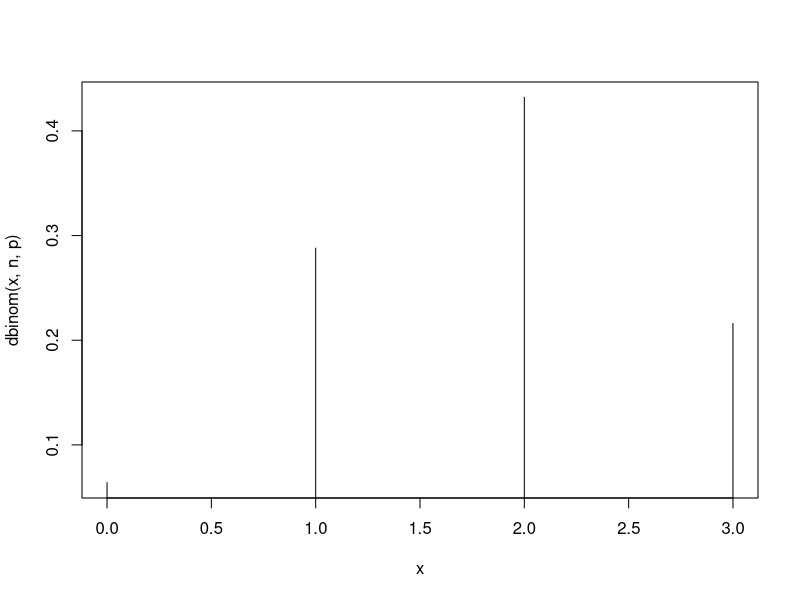
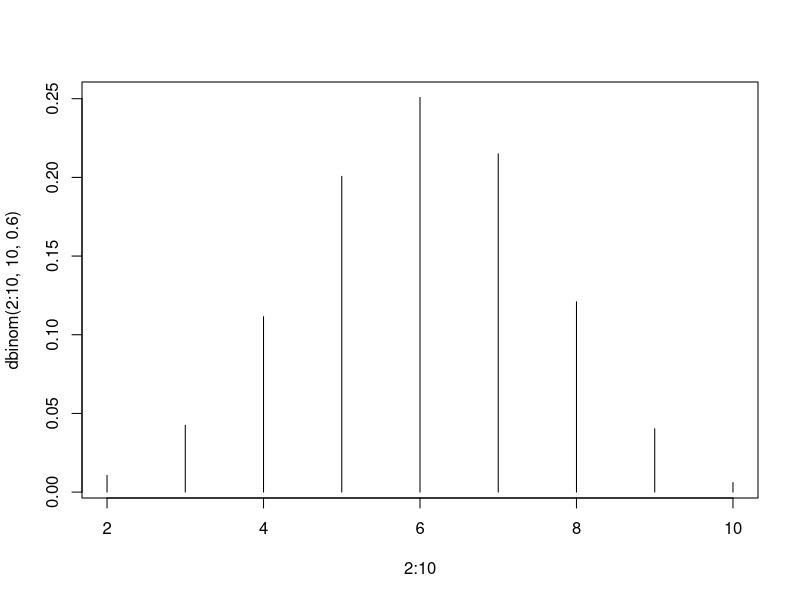

Recreate these plots in R, in order.
n=3
p=0.6
# X ~ bin(n,p)
dbinom(0, n, p)
?dbinom

x = 0:n
probs = dbinom(x, n, p)
rbind(x, probs)

# P(X>=2)
sum(dbinom(2:3, n, p))
sum(probs[x>=2])

probs[x==2]

# EX (expected value)
expect=sum(x*probs); expect

variance=sum(x**2*probs)-expect**2; variance
std = sqrt(variance); std

plot(x, dbinom(x,n,p), type="h")
plot(2:10, dbinom(2:10, 10, 0.6), type="h")

f=function(x)(0.01*exp(-0.01*x))
integrate(f,0,50)
1-exp(-0.5) #???

# RED FORMULAS on slides 14-16 to be remembered on exam

lambda = 0.01
# P(X<=50)=F(50)
pexp(50, lambda)

mu = 30
sig = 0.2
# X~N*mu, sig)
# P(X<29.55)=F(29.55)
pnorm(29.55, mu, sig)
# P(X>30.45)=1-F(30.45)
1-pnorm(30.45, mu, sig)

pbinom(70, 180, 0.5)
